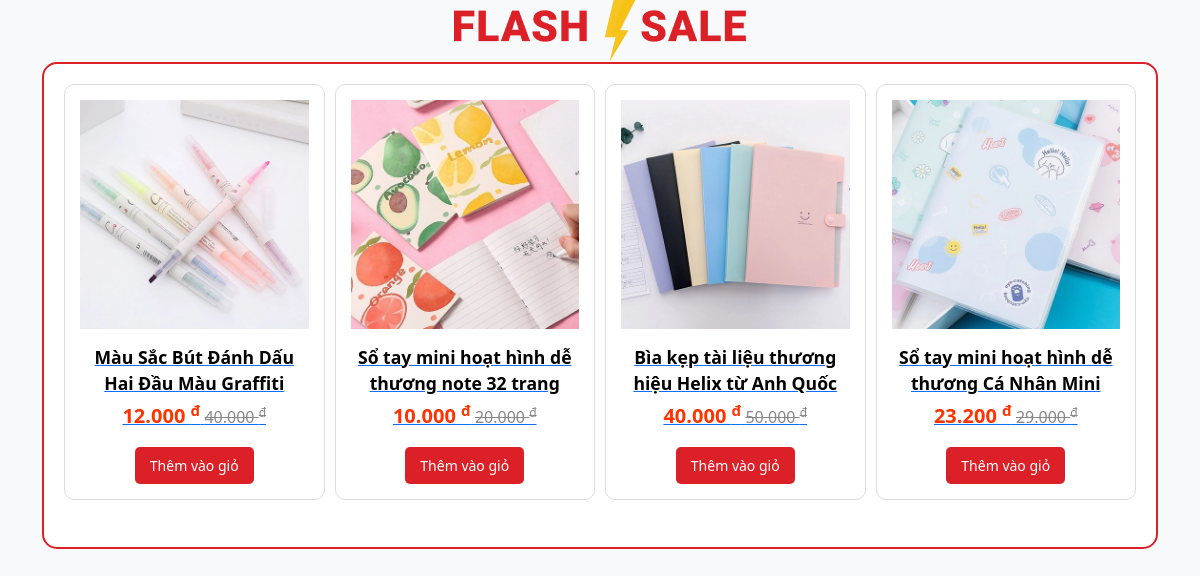
/sources/FE/sales.php, run on the app's committed database.
### tables this page shows
CREATE TABLE `sales` (
  `sale_id` int(11) NOT NULL,
  `sp_ma` int(11) NOT NULL,
  `discount_percent` decimal(5,2) NOT NULL,
  `start_date` date NOT NULL,
  `end_date` date NOT NULL,
  `sale_description` varchar(255) DEFAULT NULL,
  `is_expired` tinyint(1) NOT NULL DEFAULT 0
);

CREATE TABLE `sanpham` (
  `sp_ma` int(11) NOT NULL,
  `loaisp_ten` varchar(100) NOT NULL,
  `sp_ten` varchar(250) NOT NULL,
  `sp_gia` varchar(250) NOT NULL,
  `sp_mota` varchar(300) DEFAULT NULL,
  `sp_motachitiet` varchar(300) NOT NULL,
  `sp_img` varchar(50) NOT NULL,
  `sp_soluong` int(250) NOT NULL DEFAULT 1,
  `loaisanpham` varchar(50) NOT NULL
);

### sources/FE/sales.php (the view, shortened to what this page needs)
<!DOCTYPE html>
<html lang="vi">
<head>
    <link href="https://cdn.jsdelivr.net/npm/bootstrap@5.3.1/dist/css/bootstrap.min.css" rel="stylesheet">
    <link rel="stylesheet" href="https://cdnjs.cloudflare.com/ajax/libs/font-awesome/6.4.2/css/all.min.css">
    <link rel="stylesheet" href="https://unpkg.com/swiper/swiper-bundle.min.css">
</head>
<body>
    <section class="section_flash_sale">
        <div class="container">
            <div class="block-title">
                <img src="../Assets/img/index/img_title.webp" alt="">
            </div>
            <div class="block-product">
                <div class="flash-sale-swiper swiper-container">
                    <div class="swiper-wrapper">
                        <?php
                        include_once("../sources/connect.php");
                        $valueCart = 6;
                        $page = isset($_GET['page']) ? (int) $_GET['page'] : 1;
                        $offset = ($page - 1) * $valueCart;
                        $sql = "SELECT sp.*, s.discount_percent FROM sanpham sp JOIN sales s ON sp.sp_ma = s.sp_ma WHERE s.is_expired = 1 LIMIT $offset, $valueCart";
                        $result = $connect->query($sql);
                        $duongdanimg = '../Assets/img/sanpham/';
                        if ($result->num_rows > 0) {
                            while ($data = $result->fetch_assoc()) {
                                echo '<div class="swiper-slide product-block-item">';
                                echo '<a href="./product.php?sp_ma=' . $data['sp_ma'] . '">';
                                echo '<img src="' . $duongdanimg . $data['sp_img'] . '" alt="' . $data['sp_ten'] . '">';
                                echo '<div class="product-info">';
                                echo '<p class="item-product-name"><strong>' . $data['sp_ten'] . '</strong></p>';
                                if (!empty($data['discount_percent'])) {
                                    $discountedPrice = $data['sp_gia'] * (1 - $data['discount_percent'] / 100);
                                    echo '<p class="product__price"><strong style="color:#f30; font-size:20px">' . number_format($discountedPrice, 0, '.', '.') . ' <sup>đ</sup></strong>';
                                    echo ' <span class="old-price">' . number_format($data['sp_gia'], 0, '.', '.') . ' <sup>đ</sup></span></p>';
                                } else {
                                    echo '<p class="product__price"><strong style="color:#f30; font-size:20px">' . number_format($data['sp_gia'], 0, '.', '.') . ' <sup>đ</sup></strong></p>';
                                }
                                echo '</div>';
                                echo '<button class="cart-button btn-buy add_to_cart" title="Thêm vào giỏ">Thêm vào giỏ</button>';
                                echo '</a>';
                                echo '</div>';
                            }
                        } else {
                            echo '<p class="text-center">Không có sản phẩm nào</p>';
                        }
                        ?>
                    </div>
                </div>
            </div>
        </div>
    </section>
</body>
</html>

### sources/FE/sales.php (style rules this page uses)
body { background-color: #f8f9fa; }
.section_flash_sale { margin-bottom: 60px; }
.block-title { text-align: center; }
.block-product { border: 2px solid #DC2028; border-radius: 15px; padding: 20px; background: #fff; }
.flash-sale-swiper { overflow: hidden; }
.swiper-slide { flex: 0 0 auto; width: 18%; margin-right: 1%; transition: transform 0.3s; }
.product-block-item { border: 1px solid #ddd; border-radius: 10px; padding: 15px; text-align: center; overflow: hidden; transition: transform 0.2s; }
.product-info .item-product-name { color: #000; font-size: 1.1rem; margin: 5px 0; }
.product__price .old-price { text-decoration: line-through; color: #888; }
.cart-button { background: #DC2028; color: #fff; border: none; padding: 8px 15px; border-radius: 5px; cursor: pointer; font-size: 14px; }
.product-block-item img { max-width: 100%; height: auto; margin-bottom: 10px; }

### data on the page
sales: sp_ma.sp_img (picture), sp_ma.sp_ten "Màu Sắc Bút Đánh Dấu Hai Đầu Màu Graffiti", discountedPrice "12.000", sp_ma.sp_gia "40.000"
sales: sp_ma.sp_img (picture), sp_ma.sp_ten "Sổ tay mini hoạt hình dễ thương note 32 trang", discountedPrice "10.000", sp_ma.sp_gia "20.000"
sales: sp_ma.sp_img (picture), sp_ma.sp_ten "Bìa kẹp tài liệu thương hiệu Helix từ Anh Quốc", discountedPrice "40.000", sp_ma.sp_gia "50.000"
sales: sp_ma.sp_img (picture), sp_ma.sp_ten "Sổ tay mini hoạt hình dễ thương Cá Nhân Mini", discountedPrice "23.200", sp_ma.sp_gia "29.000"
